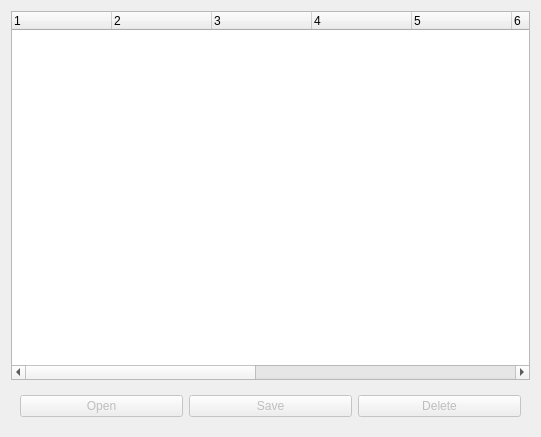
<?xml version="1.0" encoding="UTF-8"?>
<ui version="4.0">
 <class>snowgui::repositorywindow</class>
 <widget class="QWidget" name="snowgui::repositorywindow">
  <property name="geometry">
   <rect>
    <x>0</x>
    <y>0</y>
    <width>541</width>
    <height>437</height>
   </rect>
  </property>
  <property name="windowTitle">
   <string>Form</string>
  </property>
  <layout class="QVBoxLayout" name="verticalLayout">
   <item>
    <widget class="QTreeWidget" name="repositoryTree">
     <property name="columnCount">
      <number>11</number>
     </property>
     <column>
      <property name="text">
       <string notr="true">1</string>
      </property>
     </column>
     <column>
      <property name="text">
       <string notr="true">2</string>
      </property>
     </column>
     <column>
      <property name="text">
       <string notr="true">3</string>
      </property>
     </column>
     <column>
      <property name="text">
       <string notr="true">4</string>
      </property>
     </column>
     <column>
      <property name="text">
       <string notr="true">5</string>
      </property>
     </column>
     <column>
      <property name="text">
       <string notr="true">6</string>
      </property>
     </column>
     <column>
      <property name="text">
       <string notr="true">7</string>
      </property>
     </column>
     <column>
      <property name="text">
       <string notr="true">8</string>
      </property>
     </column>
     <column>
      <property name="text">
       <string notr="true">9</string>
      </property>
     </column>
     <column>
      <property name="text">
       <string notr="true">10</string>
      </property>
     </column>
     <column>
      <property name="text">
       <string notr="true">11</string>
      </property>
     </column>
    </widget>
   </item>
   <item>
    <widget class="QWidget" name="buttons" native="true">
     <layout class="QHBoxLayout" name="horizontalLayout">
      <item>
       <widget class="QPushButton" name="openButton">
        <property name="enabled">
         <bool>false</bool>
        </property>
        <property name="text">
         <string>Open</string>
        </property>
       </widget>
      </item>
      <item>
       <widget class="QPushButton" name="saveButton">
        <property name="enabled">
         <bool>false</bool>
        </property>
        <property name="text">
         <string>Save</string>
        </property>
       </widget>
      </item>
      <item>
       <widget class="QPushButton" name="deleteButton">
        <property name="enabled">
         <bool>false</bool>
        </property>
        <property name="text">
         <string>Delete</string>
        </property>
       </widget>
      </item>
     </layout>
    </widget>
   </item>
  </layout>
 </widget>
 <resources/>
 <connections/>
</ui>
